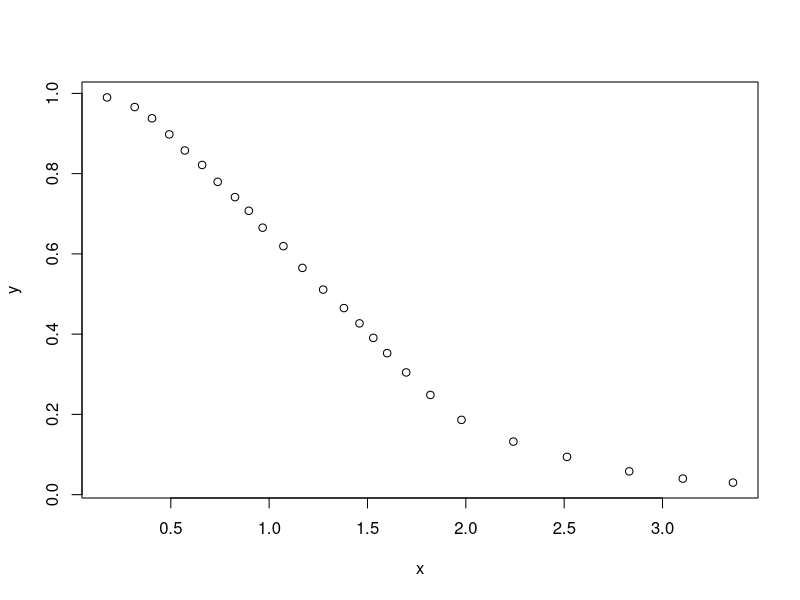
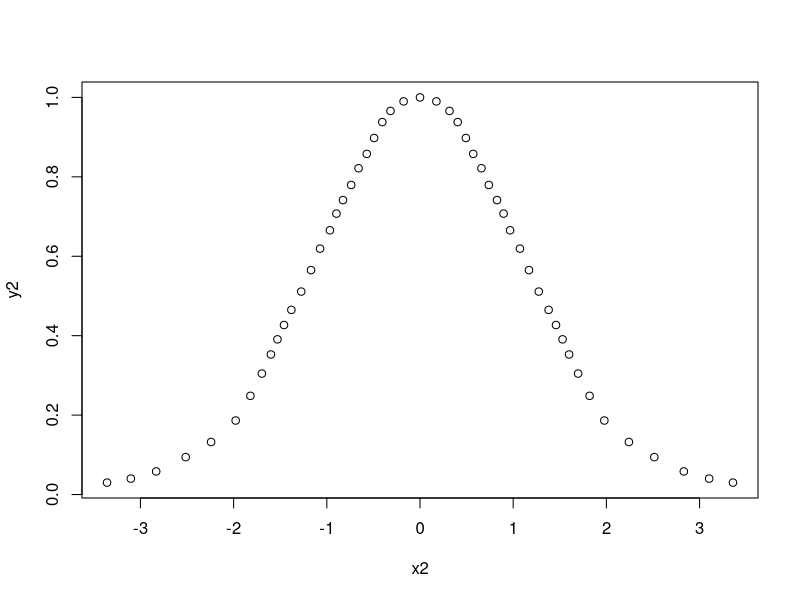
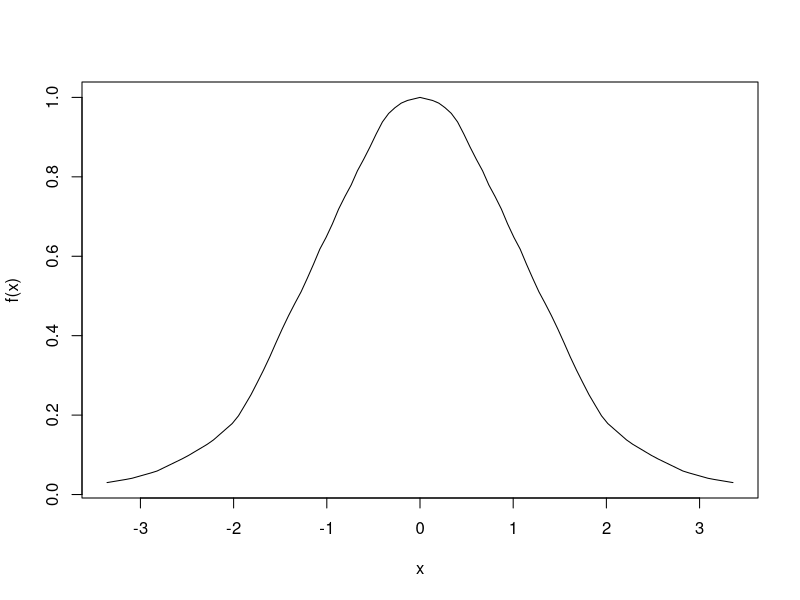
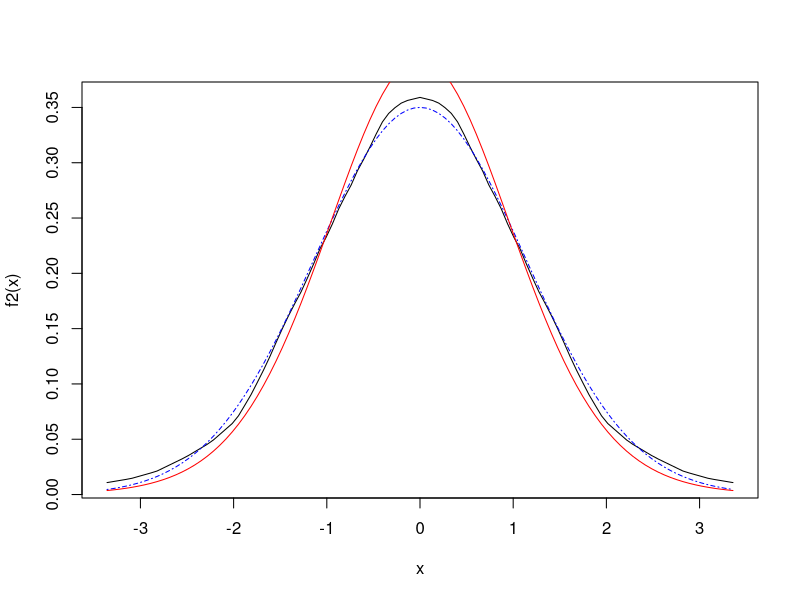

Generate these figures, in order, with R: (Note: this script raises an error after producing the figures.)
x<-c(0.1758241758241758, 0.31648351648351647, 0.4043956043956044, 0.49230769230769234, 0.5714285714285714, 0.6593406593406593, 0.7384615384615385, 0.8263736263736263, 0.8967032967032967, 0.967032967032967, 1.0725274725274725, 1.1692307692307693, 1.2747252747252746, 1.3802197802197802, 1.4593406593406593, 1.5296703296703296, 1.6, 1.6967032967032967, 1.8197802197802198, 1.978021978021978, 2.241758241758242, 3.1032967032967034, 2.830769230769231, 2.5142857142857142, 3.3582417582417583)
y<-c(0.9899799599198396, 0.9659318637274549, 0.937875751503006, 0.8977955911823646, 0.8577154308617234, 0.8216432865731462, 0.7795591182364728, 0.7414829659318637, 0.7074148296593186, 0.6653306613226453, 0.6192384769539078, 0.565130260521042, 0.5110220440881763, 0.46492985971943884, 0.42685370741482964, 0.39078156312625245, 0.35270541082164325, 0.3046092184368737, 0.24849699398797592, 0.18637274549098196, 0.13226452905811623, 0.04008016032064128, 0.058116232464929855, 0.09418837675350701, 0.03006012024048096)
max(x)
plot(x,y)

x2<-c(rev(-x), 0, x)
y2<-c(rev(y), 1, y)
plot(x2, y2)

f<-approxfun(x2, y2)
curve(f, -max(x),max(x))

i1<-integrate(f, -max(x), max(x))$value

f2<-function(x){f(x)/i1}

curve(f2, -max(x), max(x))
integrate(f2, -max(x), max(x))

m1<-max(x)
E<-function(f){integrate(function(x){f(x)*x}, -m1, m1)$value}
E(f2)

E(f)

V<-function(f){integrate(function(x){(x-E(f))^2*f(x)}, -m1, m1)$value}
V(f2)
SD<-function(f){sqrt(V(f))}
SD(f2)

fg<-function(x){dnorm(x, 0, SD(f2))}
curve(fg, col='blue', add=TRUE, lty = 4)

Kurt<-function(f){integrate(function(x){(x-E(f))^4*f(x)}, -m1, m1)$value/(V(f))^4}
Kurt(f2)
Kurt(fg)

ft1<-function(x){dt(x, 20)}


curve(ft1, add=TRUE, col='red')
ftp<-function(x, nu, poziom){1/(dt(0/poziom,nu)/poziom)*dt(x/poziom,nu)/poziom}
curve(function(x){ftp(x, 4, 1)})

plot(ftp(-300:300/100, 4, 1))

ftp(0,3,4)-f(0)

funk <- function(param){integrate(function(x){(f(x)-ftp(x, param[1], param[2]))^2}, -m1, m1)$value}

funk(c(2,3))

optim(par=c(1,1), fn=funk) 
funk(c(1,1))

curve(f, -m1, m1)
fwyn<-function(x){ftp(x, 15, 1.09)}
curve(fwyn, add='TRUE', col='red', lty=4)
curve(f, add=TRUE)

#ftp(1, 15.3, 1.09)
